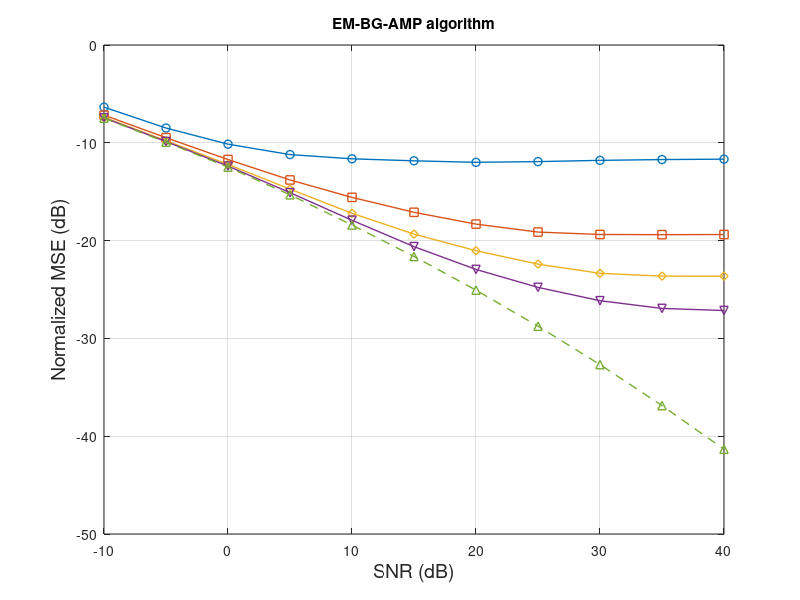
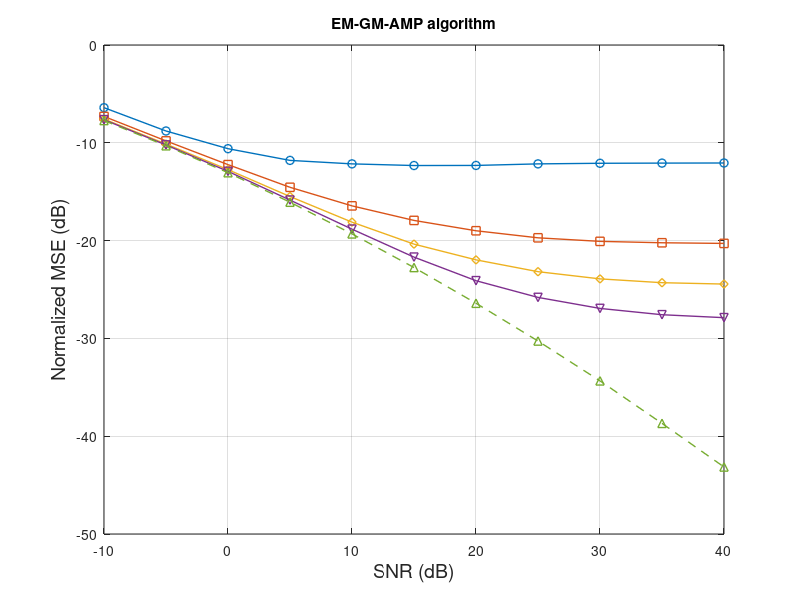
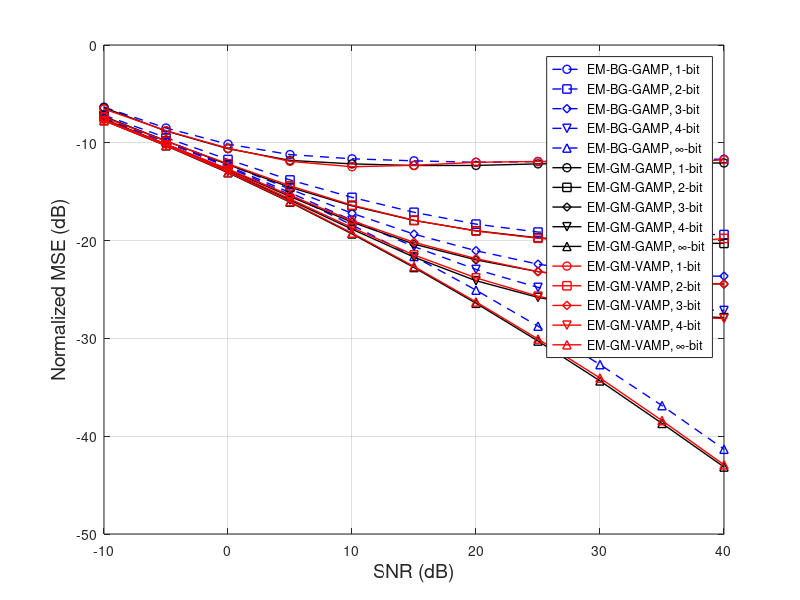
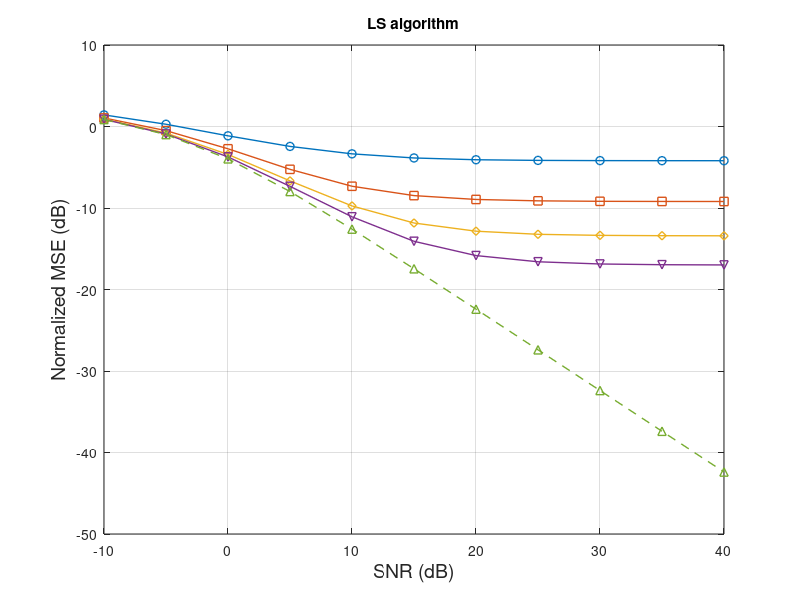

Here is the MATLAB script that generated these plots, in order: (Note: this script raises an error after producing the figures.)
% plot simulation results
% y: NMSE
% x: SNR

close all;
%load results_11032015.mat
% load results_QPSK_training_11032015.mat
% load results_QPSK_Nb_2048_07082016.mat
% load results_Chu_Nb_2048_07082016.mat
% load results_QPSK_07082016.mat
load results_Chu_Np_2048_08162016.mat
load results_VAMP_Chu_Np_2048_01012017.mat
% load results_Chu_10db_Nb_2048_bit_1_inf_07112016.mat;
Nd = 16;
Nt = 64;
Nr = 64;

% Gnorm = sqrt(Nt*Nr) *ones(length(SNRdB_vector), length(bit_vector), length(Nb_vector), 10);
% NMSE_GAMP_dB = 10*log10(mean(MSE_GAMP, 4)./mean(Gnorm.^2, 4));

% NMSE_GAMP_dB = 10*log10(mean(MSE_GAMP, 4)/mean(Gnorm.^2));

% MSE_GAMP_dB = 10*log10(MSE_GAMP(:,:,:,4)./Gnorm(:,:,:,end));
% GI_MSE_GAMP_dB = 10*log10(mean(GI_MSE_GAMP, 4));

% GI_MSE_LS_dB = 10*log10(mean(GI_MSE_LS, 4));

% GI_MSE_LMMSE_dB = 10*log10(mean(GI_MSE_LMMSE, 4));

Training_length_index = 1;
% SNR_index = 1;

%% BG

% MSE versus SNR
figure,
plot1 = plot(SNRdB_vector, NMSE_BG_dB(:,:, Training_length_index), 'linewidth', 1);
set(plot1(1),'DisplayName','1-bit','Marker','o','LineStyle','-');
set(plot1(2),'DisplayName','2-bit','Marker','square','LineStyle','-');
set(plot1(3),'DisplayName','3-bit','Marker','diamond','LineStyle','-');
set(plot1(4),'DisplayName','4-bit','Marker','v','LineStyle','-');
set(plot1(5),'DisplayName','\infty-bit','Marker','^','LineStyle','--');
xlabel('SNR (dB)', 'fontsize',14)
ylabel('Normalized MSE (dB)', 'fontsize',14)
title('EM-BG-AMP algorithm')
grid on;
% legend('1-bit', '2-bit', '3-bit', '4-bit', '\infty-bit')

% % MSE versus Nb
% figure,
% plot1 = semilogx(Nb_vector, ( reshape( NMSE_GAMP_dB(SNR_index,:,:), length(bit_vector), []) )', 'linewidth', 1.5);
% set(plot1(1),'DisplayName','1-bit','Marker','o','LineStyle','-');
% set(plot1(2),'DisplayName','2-bit','Marker','square','LineStyle','-');
% set(plot1(3),'DisplayName','3-bit','Marker','diamond','LineStyle','-');
% set(plot1(4),'DisplayName','4-bit','Marker','v','LineStyle','-');
% set(plot1(5),'DisplayName','5-bit','Marker','^','LineStyle','--');
% xlabel('Training length', 'fontsize',14)
% ylabel('Normalized MSE (dB)', 'fontsize',14)
% %title('GAMP algorithm')
% grid on;
% legend('1 bit', '2 bits', '3 bits', '4 bits', '\infty bits')
% xlim([0 5000])
% set(gca, 'XTick', 0:1000:5000)



%% GM
% MSE versus SNR
figure,
plot1 = plot(SNRdB_vector, NMSE_GM_dB(:,:, Training_length_index), 'linewidth', 1);
set(plot1(1),'DisplayName','1-bit','Marker','o','LineStyle','-');
set(plot1(2),'DisplayName','2-bit','Marker','square','LineStyle','-');
set(plot1(3),'DisplayName','3-bit','Marker','diamond','LineStyle','-');
set(plot1(4),'DisplayName','4-bit','Marker','v','LineStyle','-');
set(plot1(5),'DisplayName','\infty-bit','Marker','^','LineStyle','--');
xlabel('SNR (dB)', 'fontsize',14)
ylabel('Normalized MSE (dB)', 'fontsize',14)
title('EM-GM-AMP algorithm')
grid on;

% % MSE versus Nb
% figure,
% plot1 = semilogx(Nb_vector, ( reshape( NMSE_GM_dB(SNR_index,:,:), length(bit_vector), []) )', 'linewidth', 1.5);
% set(plot1(1),'DisplayName','1-bit','Marker','o','LineStyle','-');
% set(plot1(2),'DisplayName','2-bit','Marker','square','LineStyle','-');
% set(plot1(3),'DisplayName','3-bit','Marker','diamond','LineStyle','-');
% set(plot1(4),'DisplayName','4-bit','Marker','v','LineStyle','-');
% set(plot1(5),'DisplayName','5-bit','Marker','^','LineStyle','--');
% xlabel('Training length', 'fontsize',14)
% ylabel('Normalized MSE (dB)', 'fontsize',14)
% %title('GAMP algorithm')
% grid on;
% legend('1 bit', '2 bits', '3 bits', '4 bits', '\infty bits')
% xlim([0 5000])
% set(gca, 'XTick', 0:1000:5000)


%% GAMP and VAMP

% MSE versus SNR
figure,
plot1 = plot(SNRdB_vector, NMSE_BG_dB(:,:, Training_length_index), 'linewidth', 1,'color','blue');
set(plot1(1),'DisplayName','1-bit','Marker','o','LineStyle','--');
set(plot1(2),'DisplayName','2-bit','Marker','square','LineStyle','--');
set(plot1(3),'DisplayName','3-bit','Marker','diamond','LineStyle','--');
set(plot1(4),'DisplayName','4-bit','Marker','v','LineStyle','--');
set(plot1(5),'DisplayName','\infty-bit','Marker','^','LineStyle','--');
xlabel('SNR (dB)', 'fontsize',14)
ylabel('Normalized MSE (dB)', 'fontsize',14)
grid on;
hold on;
plot1 = plot(SNRdB_vector, NMSE_GM_dB(:,:, Training_length_index), 'linewidth', 1,'color','black');
set(plot1(1),'DisplayName','1-bit','Marker','o','LineStyle','-');
set(plot1(2),'DisplayName','2-bit','Marker','square','LineStyle','-');
set(plot1(3),'DisplayName','3-bit','Marker','diamond','LineStyle','-');
set(plot1(4),'DisplayName','4-bit','Marker','v','LineStyle','-');
set(plot1(5),'DisplayName','\infty-bit','Marker','^','LineStyle','-');



plot1 = plot(SNRdB_vector, NMSE_VAMP_dB(:,:, Training_length_index), 'linewidth', 1,'color','red');
set(plot1(1),'DisplayName','1-bit','Marker','o','LineStyle','-');
set(plot1(2),'DisplayName','2-bit','Marker','square','LineStyle','-');
set(plot1(3),'DisplayName','3-bit','Marker','diamond','LineStyle','-');
set(plot1(4),'DisplayName','4-bit','Marker','v','LineStyle','-');
set(plot1(5),'DisplayName','\infty-bit','Marker','^','LineStyle','-');
legend('EM-BG-GAMP, 1-bit', 'EM-BG-GAMP, 2-bit','EM-BG-GAMP, 3-bit', 'EM-BG-GAMP, 4-bit','EM-BG-GAMP, \infty-bit', ...
    'EM-GM-GAMP, 1-bit','EM-GM-GAMP, 2-bit', 'EM-GM-GAMP, 3-bit','EM-GM-GAMP, 4-bit', 'EM-GM-GAMP, \infty-bit', ...
    'EM-GM-VAMP, 1-bit', 'EM-GM-VAMP, 2-bit','EM-GM-VAMP, 3-bit', 'EM-GM-VAMP, 4-bit','EM-GM-VAMP, \infty-bit',...
    'Location','best')


%% LS
% MSE versus SNR
figure,
plot1 = plot(SNRdB_vector, NMSE_LS_dB(:,:, Training_length_index), 'linewidth', 1);
set(plot1(1),'DisplayName','1-bit','Marker','o','LineStyle','-');
set(plot1(2),'DisplayName','2-bit','Marker','square','LineStyle','-');
set(plot1(3),'DisplayName','3-bit','Marker','diamond','LineStyle','-');
set(plot1(4),'DisplayName','4-bit','Marker','v','LineStyle','-');
set(plot1(5),'DisplayName','\infty-bit','Marker','^','LineStyle','--');
xlabel('SNR (dB)', 'fontsize',14)
ylabel('Normalized MSE (dB)', 'fontsize',14)
title('LS algorithm')
grid on;

%% LMMSE
% MSE versus SNR
figure,
plot1 = plot(SNRdB_vector, NMSE_LMMSE_dB(:,:, Training_length_index), 'linewidth', 1);
set(plot1(1),'DisplayName','1-bit','Marker','o','LineStyle','-');
set(plot1(2),'DisplayName','2-bit','Marker','square','LineStyle','-');
set(plot1(3),'DisplayName','3-bit','Marker','diamond','LineStyle','-');
set(plot1(4),'DisplayName','4-bit','Marker','v','LineStyle','-');
set(plot1(5),'DisplayName','\infty-bit','Marker','^','LineStyle','--');
xlabel('SNR (dB)', 'fontsize',14)
ylabel('Normalized MSE (dB)', 'fontsize',14)
title('ALMMSE algorithm')
grid on;


%% BPDN
% MSE versus SNR
figure,
plot1 = plot(SNRdB_vector, NMSE_BPDN_dB(:,:, Training_length_index), 'linewidth', 1);
set(plot1(1),'DisplayName','1-bit','Marker','o','LineStyle','-');
set(plot1(2),'DisplayName','2-bit','Marker','square','LineStyle','-');
set(plot1(3),'DisplayName','3-bit','Marker','diamond','LineStyle','-');
set(plot1(4),'DisplayName','4-bit','Marker','v','LineStyle','-');
set(plot1(5),'DisplayName','\infty-bit','Marker','^','LineStyle','--');
xlabel('SNR (dB)', 'fontsize',14)
ylabel('Normalized MSE (dB)', 'fontsize',14)
title('BPDN algorithm')
grid on;

%% QIHT
% MSE versus SNR
figure,
plot1 = plot(SNRdB_vector, NMSE_QIHT_dB(:,:, Training_length_index), 'linewidth', 1);
set(plot1(1),'DisplayName','1-bit','Marker','o','LineStyle','-');
set(plot1(2),'DisplayName','2-bit','Marker','square','LineStyle','-');
set(plot1(3),'DisplayName','3-bit','Marker','diamond','LineStyle','-');
set(plot1(4),'DisplayName','4-bit','Marker','v','LineStyle','-');
set(plot1(5),'DisplayName','\infty-bit','Marker','^','LineStyle','--');
xlabel('SNR (dB)', 'fontsize',14)
ylabel('Normalized MSE (dB)', 'fontsize',14)
title('QIHT algorithm')
grid on;

%% QIST
% MSE versus SNR
figure,
plot1 = plot(SNRdB_vector, NMSE_QIST_dB(:,:, Training_length_index), 'linewidth', 1);
set(plot1(1),'DisplayName','1-bit','Marker','o','LineStyle','-');
set(plot1(2),'DisplayName','2-bit','Marker','square','LineStyle','-');
set(plot1(3),'DisplayName','3-bit','Marker','diamond','LineStyle','-');
set(plot1(4),'DisplayName','4-bit','Marker','v','LineStyle','-');
set(plot1(5),'DisplayName','\infty-bit','Marker','^','LineStyle','--');
xlabel('SNR (dB)', 'fontsize',14)
ylabel('Normalized MSE (dB)', 'fontsize',14)
title('QIST algorithm')
grid on;

%% plot all the results in a single figure
figure, 
plot_LS = plot(SNRdB_vector, NMSE_LS_dB(:,:, Training_length_index), 'linewidth', 1,'Marker','d','color','[0 0.447 0.741]');
hold on;
grid on;
plot(SNRdB_vector, NMSE_LMMSE_dB(:,:, Training_length_index), 'linewidth', 1,'Marker','x','color','[0.85 0.325 0.098]');
plot(SNRdB_vector, NMSE_BPDN_dB(:,:, Training_length_index), 'linewidth', 1,'Marker','v','color','[0.929 0.694 0.125]');
plot(SNRdB_vector, NMSE_QIHT_dB(:,:, Training_length_index), 'linewidth', 1,'Marker','<','color','[0.494 0.184 0.556]');
plot(SNRdB_vector, NMSE_QIST_dB(:,:, Training_length_index), 'linewidth', 1,'Marker','^','color','[0.466 0.674 0.188]');
plot(SNRdB_vector, NMSE_BG_dB(:,:, Training_length_index), 'linewidth', 1,'Marker','o','color','[0.301 0.745 0.933]');
plot(SNRdB_vector, NMSE_GM_dB(:,:, Training_length_index), 'linewidth', 1,'Marker','s','color','[0.635 0.078 0.184]');
xlabel('SNR (dB)', 'fontsize',14)
ylabel('Normalized MSE (dB)', 'fontsize',14)




%% plot 1-bit results in a single figure
figure, 
plot_LS = plot(SNRdB_vector, NMSE_LS_dB(:,[1], Training_length_index), 'linewidth', 1,'Marker','d','color','[0 0.447 0.741]');
hold on;
grid on;
plot(SNRdB_vector, NMSE_LMMSE_dB(:,[1], Training_length_index), 'linewidth', 1,'Marker','x','color','[0.85 0.325 0.098]');
plot(SNRdB_vector, NMSE_BPDN_dB(:,[1], Training_length_index), 'linewidth', 1,'Marker','v','color','[0.929 0.694 0.125]');
plot(SNRdB_vector, NMSE_QIHT_dB(:,[1], Training_length_index), 'linewidth', 1,'Marker','<','color','[0.494 0.184 0.556]');
plot(SNRdB_vector, NMSE_QIST_dB(:,[1], Training_length_index), 'linewidth', 1,'Marker','^','color','[0.466 0.674 0.188]');
plot(SNRdB_vector, NMSE_BG_dB(:,[1], Training_length_index), 'linewidth', 1,'Marker','o','color','[0.301 0.745 0.933]');
plot(SNRdB_vector, NMSE_GM_dB(:,[1], Training_length_index), 'linewidth', 1,'Marker','s','color','[0.635 0.078 0.184]');

xlabel('SNR (dB)', 'fontsize',14)
ylabel('Normalized MSE (dB)', 'fontsize',14)
legend('LS, 1-bit','ALMMSE, 1-bit', 'BPDN, 1-bit', 'QIHT, 1-bit','QIST, 1-bit','BG, 1-bit', ...
    'GM, 1-bit', 'Location','best')


%% plot 4-bit results in a single figure
figure, 
plot_LS = plot(SNRdB_vector, NMSE_LS_dB(:,[4], Training_length_index), 'linewidth', 1,'Marker','d','color','[0 0.447 0.741]');
hold on;
grid on;
plot(SNRdB_vector, NMSE_LMMSE_dB(:,[4], Training_length_index), 'linewidth', 1,'Marker','x','color','[0.85 0.325 0.098]');
plot(SNRdB_vector, NMSE_BPDN_dB(:,[4], Training_length_index), 'linewidth', 1,'Marker','v','color','[0.929 0.694 0.125]');
plot(SNRdB_vector, NMSE_QIHT_dB(:,[4], Training_length_index), 'linewidth', 1,'Marker','<','color','[0.494 0.184 0.556]');
plot(SNRdB_vector, NMSE_BG_dB(:,[4], Training_length_index), 'linewidth', 1,'Marker','o','color','[0.301 0.745 0.933]');
plot(SNRdB_vector, NMSE_GM_dB(:,[4], Training_length_index), 'linewidth', 1,'Marker','s','color','[0.635 0.078 0.184]');
plot(SNRdB_vector, NMSE_VAMP_dB(:,[4], Training_length_index), 'linewidth', 1,'Marker','^','color','[0.466 0.674 0.188]');
xlabel('SNR (dB)', 'fontsize',14)
ylabel('Normalized MSE (dB)', 'fontsize',14)
legend('LS','ALMMSE', 'SPGL1', 'QIHT','EM-BG-GAMP', ...
    'EM-GM-GAMP', 'EM-GM-VAMP', 'Location','best')


%% plot 4-bit and infinite-bit results in a single figure
figure, 
plot_LS = plot(SNRdB_vector, NMSE_LS_dB(:,[4, 5], Training_length_index), 'linewidth', 1,'Marker','d','color','[0 0.447 0.741]');
hold on;
grid on;
plot(SNRdB_vector, NMSE_LMMSE_dB(:,[4, 5], Training_length_index), 'linewidth', 1,'Marker','x','color','[0.85 0.325 0.098]');
plot(SNRdB_vector, NMSE_BPDN_dB(:,[4, 5], Training_length_index), 'linewidth', 1,'Marker','v','color','[0.929 0.694 0.125]');
plot(SNRdB_vector, NMSE_QIHT_dB(:,[4, 5], Training_length_index), 'linewidth', 1,'Marker','<','color','[0.494 0.184 0.556]');
plot(SNRdB_vector, NMSE_BG_dB(:,[4, 5], Training_length_index), 'linewidth', 1,'Marker','o','color','[0.301 0.745 0.933]');
plot(SNRdB_vector, NMSE_GM_dB(:,[4, 5], Training_length_index), 'linewidth', 1,'Marker','s','color','[0.635 0.078 0.184]');
plot(SNRdB_vector, NMSE_VAMP_dB(:,[4, 5], Training_length_index), 'linewidth', 1,'Marker','^','color','[0.466 0.674 0.188]');

xlabel('SNR (dB)', 'fontsize',14)
ylabel('Normalized MSE (dB)', 'fontsize',14)
legend('LS, 4-bit', 'LS, \infty-bit','ALMMSE, 4-bit', 'ALMMSE, \infty-bit','SPGL1, 4-bit', 'SPGL1, \infty-bit',...
    'QIHT, 4-bit','QIHT, \infty-bit', 'EM-BG-GAMP, 4-bit', 'EM-BG-GAMP, \infty-bit',...
    'EM-GM-GAMP, 4-bit', 'EM-GM-GAMP, \infty-bit', 'EM-GM-VAMP, 4-bit','EM-GM-VAMP, \infty-bit', 'Location','best')




load results_GAMP_VAMP_Chu_Np_2048_02252017.mat

NMSE_BG_VAMP_dB = Results.NMSE.NMSE_BG_VAMP_dB;
NMSE_GM_VAMP_dB = Results.NMSE.NMSE_GM_VAMP_dB;
NMSE_BG_GAMP_dB = Results.NMSE.NMSE_BG_GAMP_dB;
NMSE_GM_GAMP_dB = Results.NMSE.NMSE_GM_GAMP_dB;

SNRdB_vector = Setup.SNRdB_vector;

% MSE versus SNR
figure,
plot1 = plot(SNRdB_vector, NMSE_BG_GAMP_dB(:,:, Training_length_index), 'linewidth', 1,'color','m');
set(plot1(1),'DisplayName','1-bit','Marker','o','LineStyle','--');
set(plot1(2),'DisplayName','2-bit','Marker','square','LineStyle','--');
set(plot1(3),'DisplayName','3-bit','Marker','diamond','LineStyle','--');
set(plot1(4),'DisplayName','4-bit','Marker','v','LineStyle','--');
set(plot1(5),'DisplayName','\infty-bit','Marker','^','LineStyle','--');
xlabel('SNR (dB)', 'fontsize',14)
ylabel('Normalized MSE (dB)', 'fontsize',14)
grid on;
hold on;
plot1 = plot(SNRdB_vector, NMSE_GM_GAMP_dB(:,:, Training_length_index), 'linewidth', 1,'color','red');
set(plot1(1),'DisplayName','1-bit','Marker','o','LineStyle','-');
set(plot1(2),'DisplayName','2-bit','Marker','square','LineStyle','-');
set(plot1(3),'DisplayName','3-bit','Marker','diamond','LineStyle','-');
set(plot1(4),'DisplayName','4-bit','Marker','v','LineStyle','-');
set(plot1(5),'DisplayName','\infty-bit','Marker','^','LineStyle','-');

plot1 = plot(SNRdB_vector, NMSE_BG_VAMP_dB(:,:, Training_length_index), 'linewidth', 1,'color','blue');
set(plot1(1),'DisplayName','1-bit','Marker','o','LineStyle','--');
set(plot1(2),'DisplayName','2-bit','Marker','square','LineStyle','--');
set(plot1(3),'DisplayName','3-bit','Marker','diamond','LineStyle','--');
set(plot1(4),'DisplayName','4-bit','Marker','v','LineStyle','--');
set(plot1(5),'DisplayName','\infty-bit','Marker','^','LineStyle','--');

plot1 = plot(SNRdB_vector, NMSE_GM_VAMP_dB(:,:, Training_length_index), 'linewidth', 1,'color','black');
set(plot1(1),'DisplayName','1-bit','Marker','o','LineStyle','-');
set(plot1(2),'DisplayName','2-bit','Marker','square','LineStyle','-');
set(plot1(3),'DisplayName','3-bit','Marker','diamond','LineStyle','-');
set(plot1(4),'DisplayName','4-bit','Marker','v','LineStyle','-');
set(plot1(5),'DisplayName','\infty-bit','Marker','^','LineStyle','-');
legend({'EM-BG-GAMP, 1-bit', 'EM-BG-GAMP, 2-bit','EM-BG-GAMP, 3-bit', 'EM-BG-GAMP, 4-bit','EM-BG-GAMP, \infty-bit', ...
    'EM-GM-GAMP, 1-bit','EM-GM-GAMP, 2-bit', 'EM-GM-GAMP, 3-bit','EM-GM-GAMP, 4-bit', 'EM-GM-GAMP, \infty-bit', ...
    'EM-BG-VAMP, 1-bit', 'EM-BG-VAMP, 2-bit','EM-BG-VAMP, 3-bit', 'EM-BG-VAMP, 4-bit','EM-BG-VAMP, \infty-bit', ...
    'EM-GM-VAMP, 1-bit', 'EM-GM-VAMP, 2-bit','EM-GM-VAMP, 3-bit', 'EM-GM-VAMP, 4-bit','EM-GM-VAMP, \infty-bit'},...
    'Location','best')
